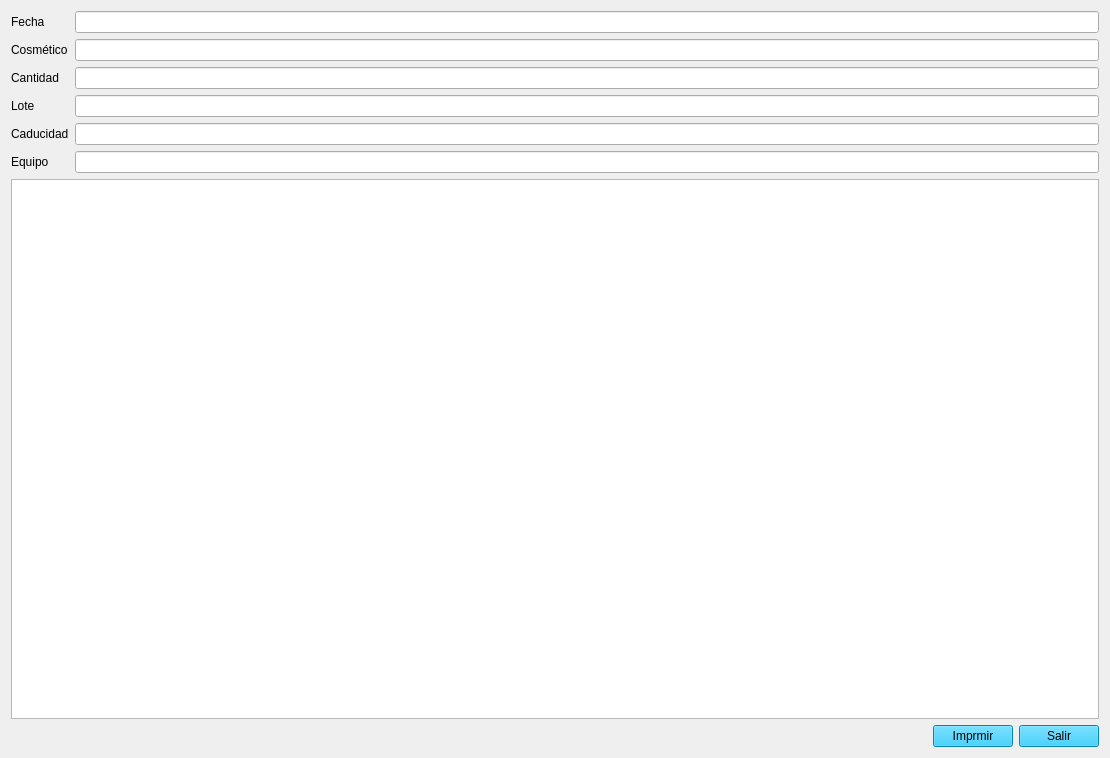
<?xml version="1.0" encoding="UTF-8"?>
<ui version="4.0">
 <class>Form</class>
 <widget class="QWidget" name="Form">
  <property name="windowModality">
   <enum>Qt::WindowModality::WindowModal</enum>
  </property>
  <property name="geometry">
   <rect>
    <x>0</x>
    <y>0</y>
    <width>1110</width>
    <height>758</height>
   </rect>
  </property>
  <property name="windowTitle">
   <string>Detalle Orden de Fabricación</string>
  </property>
  <property name="styleSheet">
   <string notr="true">QPushButton{

	
	background-color: rgb(6, 191, 249);

}</string>
  </property>
  <layout class="QVBoxLayout" name="verticalLayout" stretch="2,8,0">
   <item>
    <layout class="QHBoxLayout" name="horizontalLayout">
     <item>
      <layout class="QVBoxLayout" name="verticalLayout_3">
       <item>
        <layout class="QFormLayout" name="formLayout">
         <item row="0" column="0">
          <widget class="QLabel" name="lbl_fecha_dof">
           <property name="text">
            <string>Fecha</string>
           </property>
          </widget>
         </item>
         <item row="1" column="0">
          <widget class="QLabel" name="lbl_cosmtico_dof">
           <property name="text">
            <string>Cosmético</string>
           </property>
          </widget>
         </item>
         <item row="3" column="0">
          <widget class="QLabel" name="lbl_lote_dof">
           <property name="text">
            <string>Lote</string>
           </property>
          </widget>
         </item>
         <item row="4" column="0">
          <widget class="QLabel" name="lbl_caducidad_dof">
           <property name="text">
            <string>Caducidad</string>
           </property>
          </widget>
         </item>
         <item row="5" column="0">
          <widget class="QLabel" name="lbl_equipo_dof">
           <property name="text">
            <string>Equipo</string>
           </property>
          </widget>
         </item>
         <item row="0" column="1">
          <widget class="QLineEdit" name="le_fecha_dof"/>
         </item>
         <item row="1" column="1">
          <widget class="QLineEdit" name="le_cosmetico_dof"/>
         </item>
         <item row="3" column="1">
          <widget class="QLineEdit" name="le_lote_dof"/>
         </item>
         <item row="4" column="1">
          <widget class="QLineEdit" name="le_cadudcidad_dof"/>
         </item>
         <item row="5" column="1">
          <widget class="QLineEdit" name="le_equipo_dof"/>
         </item>
         <item row="2" column="0">
          <widget class="QLabel" name="lbl_cantidad_dof">
           <property name="text">
            <string>Cantidad</string>
           </property>
          </widget>
         </item>
         <item row="2" column="1">
          <widget class="QLineEdit" name="le_cantidad_dof"/>
         </item>
        </layout>
       </item>
      </layout>
     </item>
    </layout>
   </item>
   <item>
    <layout class="QVBoxLayout" name="verticalLayout_2">
     <item>
      <widget class="QTableView" name="tv_dof">
       <property name="sortingEnabled">
        <bool>true</bool>
       </property>
      </widget>
     </item>
    </layout>
   </item>
   <item>
    <layout class="QHBoxLayout" name="horizontalLayout_2">
     <item>
      <spacer name="horizontalSpacer">
       <property name="orientation">
        <enum>Qt::Orientation::Horizontal</enum>
       </property>
       <property name="sizeHint" stdset="0">
        <size>
         <width>40</width>
         <height>20</height>
        </size>
       </property>
      </spacer>
     </item>
     <item>
      <widget class="QPushButton" name="btn_imprimir_dof">
       <property name="text">
        <string>Imprmir</string>
       </property>
      </widget>
     </item>
     <item>
      <widget class="QPushButton" name="btn_salir_dof">
       <property name="text">
        <string>Salir</string>
       </property>
      </widget>
     </item>
    </layout>
   </item>
  </layout>
 </widget>
 <resources/>
 <connections/>
</ui>
